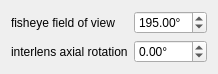
<?xml version="1.0" encoding="UTF-8"?>
<ui version="4.0">
 <class>Dialog</class>
 <widget class="QDialog" name="Dialog">
  <property name="geometry">
   <rect>
    <x>0</x>
    <y>0</y>
    <width>215</width>
    <height>68</height>
   </rect>
  </property>
  <property name="windowTitle">
   <string>Dual Fisheye Lens Parameters</string>
  </property>
  <layout class="QGridLayout" name="gridLayout">
   <item row="0" column="0">
    <widget class="QLabel" name="label">
     <property name="text">
      <string>fisheye field of view</string>
     </property>
     <property name="buddy">
      <cstring>fov_doubleSpinBox</cstring>
     </property>
    </widget>
   </item>
   <item row="0" column="1">
    <widget class="QDoubleSpinBox" name="fov_doubleSpinBox">
     <property name="suffix">
      <string>°</string>
     </property>
     <property name="decimals">
      <number>2</number>
     </property>
     <property name="minimum">
      <double>90.000000000000000</double>
     </property>
     <property name="maximum">
      <double>360.000000000000000</double>
     </property>
     <property name="singleStep">
      <double>0.200000000000000</double>
     </property>
     <property name="value">
      <double>195.000000000000000</double>
     </property>
    </widget>
   </item>
   <item row="1" column="0">
    <widget class="QLabel" name="label_2">
     <property name="text">
      <string>interlens axial rotation</string>
     </property>
     <property name="buddy">
      <cstring>lensrot_doubleSpinBox</cstring>
     </property>
    </widget>
   </item>
   <item row="1" column="1">
    <widget class="QDoubleSpinBox" name="lensrot_doubleSpinBox">
     <property name="suffix">
      <string>°</string>
     </property>
     <property name="decimals">
      <number>2</number>
     </property>
     <property name="minimum">
      <double>-180.000000000000000</double>
     </property>
     <property name="maximum">
      <double>180.000000000000000</double>
     </property>
     <property name="singleStep">
      <double>0.100000000000000</double>
     </property>
    </widget>
   </item>
  </layout>
 </widget>
 <resources/>
 <connections/>
</ui>
